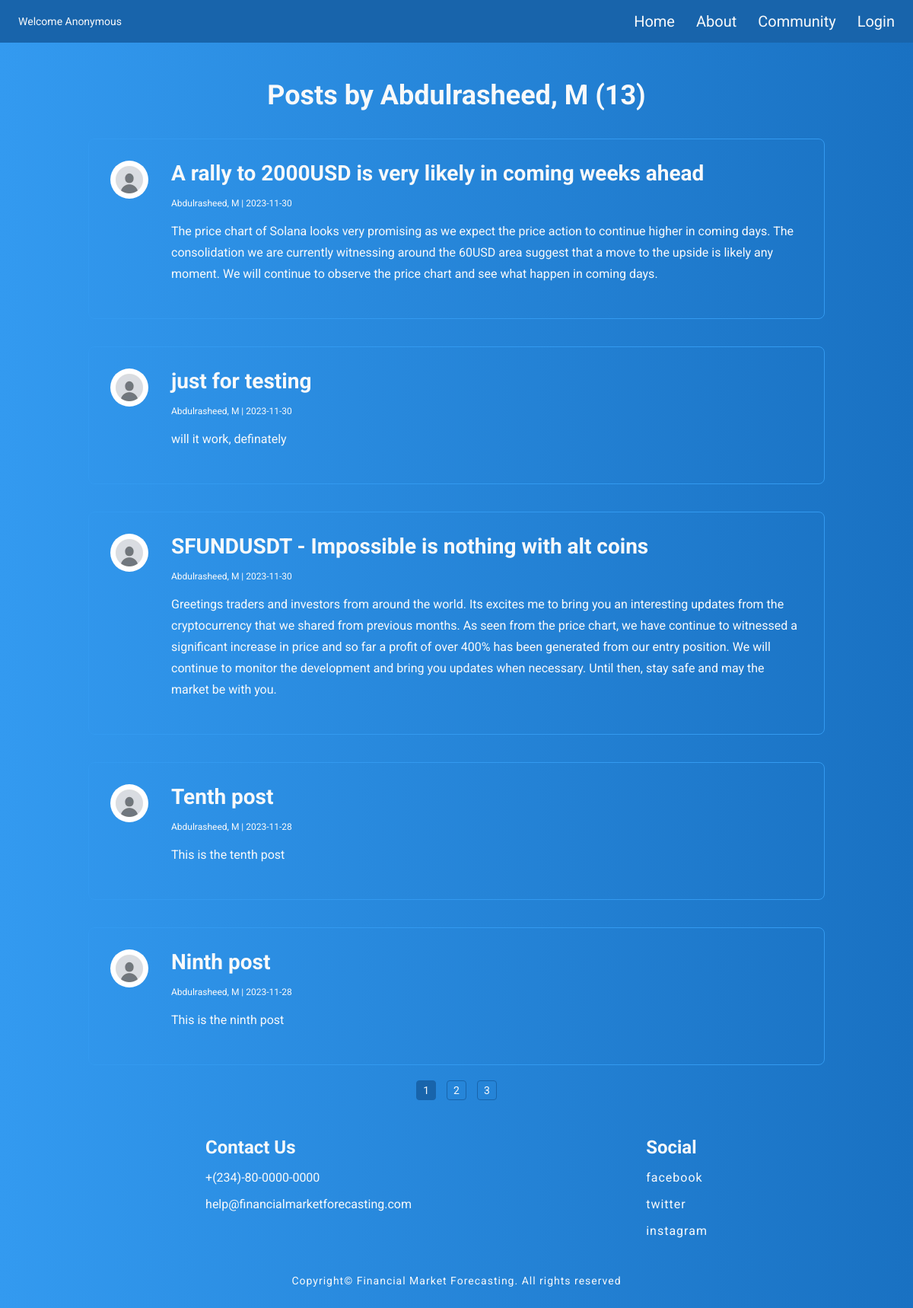
Page /user/mabdulrasheed1210@gmail.com on the earlier database version.
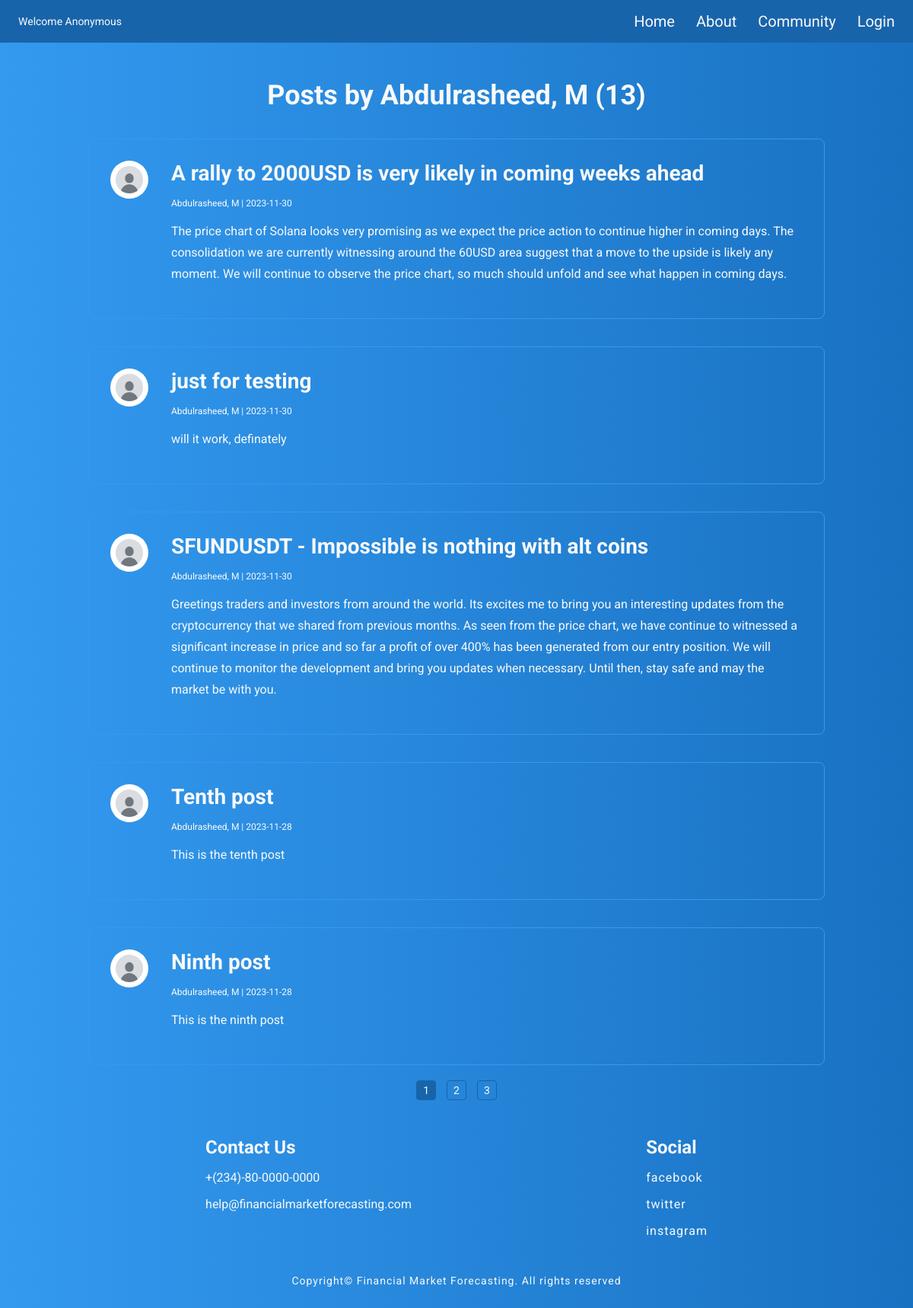
Same page on the later database version.
### forecasting/models.py (models this page shows, shortened)
class Post(db.Model):
     id = db.Column(db.Integer, primary_key=True)
     title = db.Column(db.String(100), nullable=False)
     date_posted = db.Column(db.DateTime, nullable=False, default=datetime.utcnow)
     content = db.Column(db.Text, nullable=False)
     chart = db.Column(db.String(255))
     user_id = db.Column(db.Integer, db.ForeignKey('user.id'), nullable=False)

class User(db.Model, UserMixin):
     id = db.Column(db.Integer, primary_key=True)
     firstname = db.Column(db.String(25), nullable=False)
     lastname = db.Column(db.String(25), nullable=False)
     email = db.Column(db.String(25), unique=True, nullable=False)
     image_file = db.Column(db.String(20), nullable=False, default='default.jpg')
     password = db.Column(db.String(60), nullable=False)
     posts = db.relationship('Post', backref='author', lazy=True)

### forecasting/users/routes.py (the view)
@users.route("/user/<string:email>")
def user_posts(email):
    page = request.args.get('page', 1, type=int)
    user = User.query.filter_by(email=email).first_or_404()
    posts = Post.query.filter_by(author=user).order_by(Post.date_posted.desc()).paginate(page=page, per_page=5)
    return render_template('user_posts.html', title='User', posts=posts, user=user)

### forecasting/templates/user_posts.html
{% extends "layout.html"%}
{% block content %}
<h1 class="ideas">Posts by {{ user.firstname }}, {{ user.lastname[0] }} ({{ posts.total }})</h1>
{% for post in posts.items %}
<div class="shared-post">
  <div>
    <img src="{{ url_for('static', filename='uploads/' + post.author.image_file)}}" alt="profile" class="user-post-img">
  </div>
  <div class="post-content">
    <a href="{{ url_for('posts.post', post_id=post.id) }}">
      <h3 class="post-content-header">{{ post.title }}</h3>
    </a>
    <p class="post-author-date">{{ post.author.firstname
      }}, {{ post.author.lastname[0] }} | {{
      post.date_posted.strftime('%Y-%m-%d') }}</p>
    <p class="post-comment">{{ post.content }}</p>
  </div>
</div>
{% endfor %}
<div class="pages">
  {% for page_num in posts.iter_pages(left_edge=1, right_edge=1, left_current=1, right_current=2) %}
  {% if page_num %}
  <a href="{{ url_for('users.user_posts', email= user.email, page=page_num)}}" {% if page_num==posts.page
    %}class="current" {% endif %}>{{
    page_num }}</a>
  {% else %}
  ...
  {% endif %}
  {% endfor %}
</div>
{% endblock content %}

Differences in the rows shown:
changed Post "A rally to 2000USD is very likely in coming weeks ahead": content "…to observe the price chart and see what happen…" → "…to observe the price chart, so much should unfold and see what happen…"
